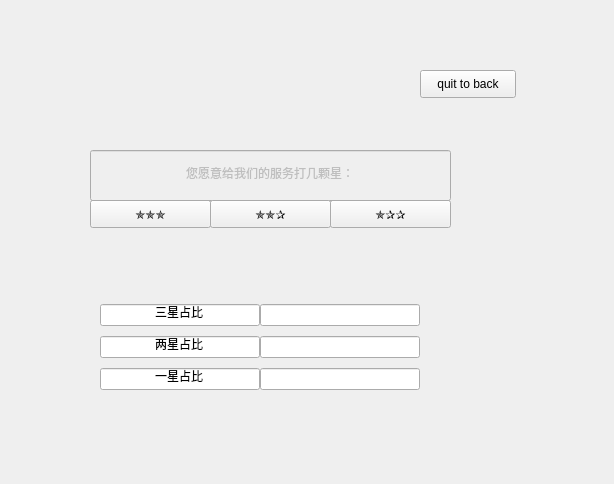
<?xml version="1.0" encoding="UTF-8"?>
<ui version="4.0">
 <class>Survey</class>
 <widget class="QWidget" name="Survey">
  <property name="enabled">
   <bool>true</bool>
  </property>
  <property name="geometry">
   <rect>
    <x>0</x>
    <y>0</y>
    <width>614</width>
    <height>484</height>
   </rect>
  </property>
  <property name="windowTitle">
   <string>Form</string>
  </property>
  <widget class="QPushButton" name="pushButton_4">
   <property name="enabled">
    <bool>true</bool>
   </property>
   <property name="geometry">
    <rect>
     <x>420</x>
     <y>70</y>
     <width>96</width>
     <height>28</height>
    </rect>
   </property>
   <property name="text">
    <string>quit to back</string>
   </property>
  </widget>
  <widget class="QPushButton" name="pushButton_3">
   <property name="enabled">
    <bool>true</bool>
   </property>
   <property name="geometry">
    <rect>
     <x>330</x>
     <y>200</y>
     <width>121</width>
     <height>28</height>
    </rect>
   </property>
   <property name="text">
    <string>✯✰✰</string>
   </property>
  </widget>
  <widget class="QPushButton" name="pushButton">
   <property name="enabled">
    <bool>true</bool>
   </property>
   <property name="geometry">
    <rect>
     <x>90</x>
     <y>200</y>
     <width>121</width>
     <height>28</height>
    </rect>
   </property>
   <property name="text">
    <string>✯✯✯</string>
   </property>
  </widget>
  <widget class="QLineEdit" name="lineEdit">
   <property name="enabled">
    <bool>false</bool>
   </property>
   <property name="geometry">
    <rect>
     <x>90</x>
     <y>150</y>
     <width>361</width>
     <height>51</height>
    </rect>
   </property>
   <property name="text">
    <string>您愿意给我们的服务打几颗星：</string>
   </property>
   <property name="alignment">
    <set>Qt::AlignCenter</set>
   </property>
   <property name="readOnly">
    <bool>true</bool>
   </property>
  </widget>
  <widget class="QPushButton" name="pushButton_2">
   <property name="enabled">
    <bool>true</bool>
   </property>
   <property name="geometry">
    <rect>
     <x>210</x>
     <y>200</y>
     <width>121</width>
     <height>28</height>
    </rect>
   </property>
   <property name="text">
    <string>✯✯✰</string>
   </property>
  </widget>
  <widget class="QWidget" name="verticalLayoutWidget">
   <property name="geometry">
    <rect>
     <x>100</x>
     <y>300</y>
     <width>160</width>
     <height>97</height>
    </rect>
   </property>
   <layout class="QVBoxLayout" name="verticalLayout">
    <item>
     <widget class="QLineEdit" name="lineEdit_5">
      <property name="text">
       <string>三星占比</string>
      </property>
      <property name="alignment">
       <set>Qt::AlignCenter</set>
      </property>
     </widget>
    </item>
    <item>
     <widget class="QLineEdit" name="lineEdit_6">
      <property name="text">
       <string>两星占比</string>
      </property>
      <property name="alignment">
       <set>Qt::AlignCenter</set>
      </property>
     </widget>
    </item>
    <item>
     <widget class="QLineEdit" name="lineEdit_7">
      <property name="text">
       <string>一星占比</string>
      </property>
      <property name="alignment">
       <set>Qt::AlignCenter</set>
      </property>
     </widget>
    </item>
   </layout>
  </widget>
  <widget class="QWidget" name="verticalLayoutWidget_2">
   <property name="geometry">
    <rect>
     <x>260</x>
     <y>300</y>
     <width>160</width>
     <height>97</height>
    </rect>
   </property>
   <layout class="QVBoxLayout" name="verticalLayout_2">
    <item>
     <widget class="QLineEdit" name="lineEdit_3"/>
    </item>
    <item>
     <widget class="QLineEdit" name="lineEdit_2"/>
    </item>
    <item>
     <widget class="QLineEdit" name="lineEdit_4"/>
    </item>
   </layout>
  </widget>
 </widget>
 <resources/>
 <connections/>
</ui>
